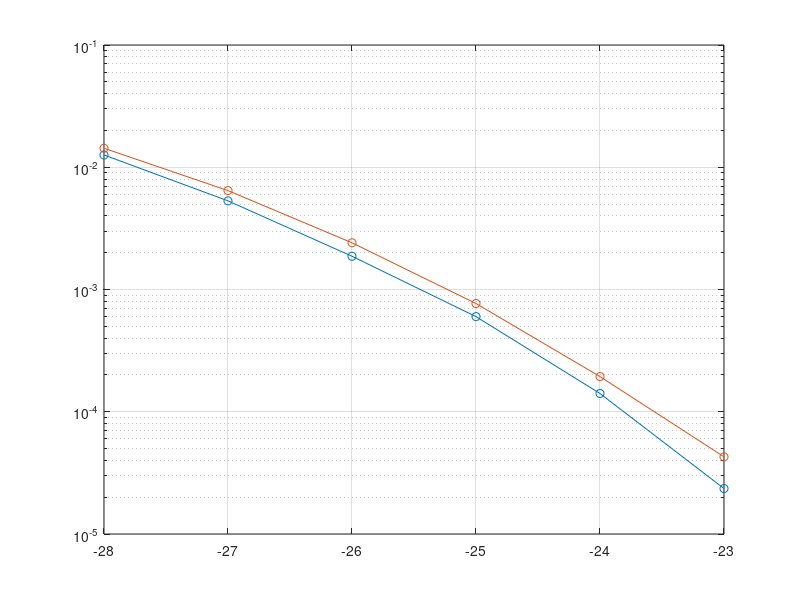

Write the MATLAB code that produced this figure. (Note: this script raises an error after producing the figure.)
%%%%%%%%%%%%%%%%%%%%%%%%%%%%%%%%%%%%%%%%%%%%%%%%%%%%%%%%%%%%%%%%%%%%%%%%%%%
%%%%%%%%%%%%%%%%%%%%%%%%%%%%%% MAKE BER PLOT %%%%%%%%%%%%%%%%%%%%%%%%%%%%%%
%%%%%%%%%%%%%%%%%%%%%%%%%%%%%%%%%%%%%%%%%%%%%%%%%%%%%%%%%%%%%%%%%%%%%%%%%%%
% Has data from simulations and plots BER vs N0

%% Data

%%%%%%%%%%%%%%%%%%%
% RESULTS WITH HC %
%%%%%%%%%%%%%%%%%%%

% This is for with_hc/0a.mat
N0MRC0a = [];
BERMRC0a = [];

% This is for with_hc/0b.mat
N0MRC0b = [];
BERMRC0b = [];

% This is for with_hc/10a.mat
N0MRC10a = [];
BERMRC10a = [];

% This is for with_hc/10b.mat
N0MRC10b = [];
BERMRC10b = [];

% This is for with_hc/20a.mat 
N0MRC20a = [23 24 25 26 27 28]; 
BERMRC20a = [2.355e-5 1.41e-4 6.0e-4 1.87e-3 5.31e-3 1.26e-2];

% This is for with_hc/20b.mat 
N0MRC20b = [23 24 25 26 27 28]; 
BERMRC20b = [4.28e-5 1.94e-4 7.68e-4 2.41e-3 6.44e-3 1.43e-2];

% This is for with_hc/30a.mat 
N0MRC30a = [23 24 25 26 27 28]; 
BERMRC30a = [3.46e-5 1.68e-4 7.81e-4 2.22e-3 6.18e-3 1.35e-2];

% This is for with_hc/30b.mat
N0MRC30b = [];
BERMRC30b = [];

% This is for with_hc/40a.mat
N0MRC40a = [];
BERMRC40a = [];

% This is for with_hc/40b.mat
N0MRC40b = [];
BERMRC40b = [];

% This is for with_hc/50a.mat
N0MRC50a = [];
BERMRC50a = [];

% This is for with_hc/50b.mat
N0MRC50b = [];
BERMRC50b = [];

% This is for with_hc/60a.mat
N0MRC60a = [];
BERMRC60a = [];

% This is for with_hc/60b.mat
N0MRC60b = [];
BERMRC60b = [];

% This is for with_hc/70a.mat
N0MRC70a = [];
BERMRC70a = [];

% This is for with_hc/70b.mat
N0MRC70b = [];
BERMRC70b = [];

% This is for with_hc/80a.mat
N0MRC80a = [];
BERMRC80a = [];

% This is for with_hc/80b.mat
N0MRC80b = [];
BERMRC80b = [];

% This is for with_hc/90a.mat
N0MRC90a = [];
BERMRC90a = [];

% This is for with_hc/90b.mat
N0MRC90b = [];
BERMRC90b = [];

%%%%%%%%%%%%%%%%%%
% RESULTS W/O HC %
%%%%%%%%%%%%%%%%%%

% This is for wo_hc/0a.mat
N0ML0a = [];
BERML0a = [];

% This is for wo_hc/0b.mat
N0ML0b = [];
BERML0b = [];

% This is for wo_hc/10a.mat
N0ML10a = [];
BERML10a = [];

% This is for wo_hc/10b.mat
N0ML10b = [];
BERML10b = [];

% This is for wo_hc/20a.mat 
N0ML20a = [28 27 26 25 24 23]; 
BERML20a = [.01203 .005327 .00202 .000601 .0001489 2.18e-5];

% This is for wo_hc/20b.mat 
N0ML20b = [28 27 26 25 24 23]; 
BERML20b = [.009732 .004309 .001543 .0004347 9.855e-5 1.508e-5];

% This is for wo_hc/30a.mat 
N0ML30a = [28 27 26 25 24 23]; 
BERML30a = [.01705 .008261 .00321 .001129 .0002883 6.391e-5];

% This is for wo_hc/30b.mat 
N0ML30b = [28 27 26 25 24 23]; 
BERML30b = [.01475 .007352 .003013 .0009528 .0002628 4.539e-5];

% This is for wo_hc/40a.mat
N0ML40a = [];
BERML40a = [];

% This is for wo_hc/40b.mat
N0ML40b = [];
BERML40b = [];

% This is for wo_hc/50a.mat
N0ML50a = [];
BERML50a = [];

% This is for wo_hc/50b.mat
N0ML50b = [];
BERML50b = [];

% This is for wo_hc/60a.mat
N0ML60a = [];
BERML60a = [];

% This is for wo_hc/60b.mat
N0ML60b = [];
BERML60b = [];

% This is for wo_hc/70a.mat
N0ML70a = [];
BERML70a = [];

% This is for wo_hc/70b.mat
N0ML70b = [];
BERML70b = [];

% This is for wo_hc/80a.mat
N0ML80a = [];
BERML80a = [];

% This is for wo_hc/80b.mat
N0ML80b = [];
BERML80b = [];

% This is for wo_hc/90a.mat
N0ML90a = [];
BERML90a = [];

% This is for wo_hc/90b.mat
N0ML90b = [];
BERML90b = [];


%% Plots (TODO)

% Plot 20 a&b with hc
figure(120);
semilogy(-N0MRC20a,BERMRC20a,'o-'); hold on; semilogy(-N0MRC20b,BERMRC20b,'o-'); grid on; hold off;
ax = gca;
ax.FontName = 'Times New Roman';
ax.XLabel.Interpreter = 'LaTeX';
ax.XLabel.String = '$1/N_0$ (dB)';
ax.YLabel.Interpreter = 'LaTeX';
ax.YLabel.String = 'BER';

% Plot 30 a&b wth hc
figure(130);
semilogy(-N0MRC30a,BERMRC30a,'o-'); hold on; semilogy(-N0MRC30b,BERMRC30b,'o-'); grid on; hold off;
ax = gca;
ax.FontName = 'Times New Roman';
ax.XLabel.Interpreter = 'LaTeX';
ax.XLabel.String = '$1/N_0$ (dB)';
ax.YLabel.Interpreter = 'LaTeX';
ax.YLabel.String = 'BER';

% Plot 20 a&b wo hc
figure(220);
semilogy(-N0ML20a,BERML20a,'o-'); hold on; semilogy(-N0ML20b,BERML20b,'o-'); grid on; hold off;
ax = gca;
ax.FontName = 'Times New Roman';
ax.XLabel.Interpreter = 'LaTeX';
ax.XLabel.String = '$1/N_0$ (dB)';
ax.YLabel.Interpreter = 'LaTeX';
ax.YLabel.String = 'BER';

% Plot 30 a&b wo hc
figure(230);
semilogy(-N0ML30a,BERML30a,'o-'); hold on; semilogy(-N0ML30b,BERML30b,'o-'); grid on; hold off;
ax = gca;
ax.FontName = 'Times New Roman';
ax.XLabel.Interpreter = 'LaTeX';
ax.XLabel.String = '$1/N_0$ (dB)';
ax.YLabel.Interpreter = 'LaTeX';
ax.YLabel.String = 'BER';
